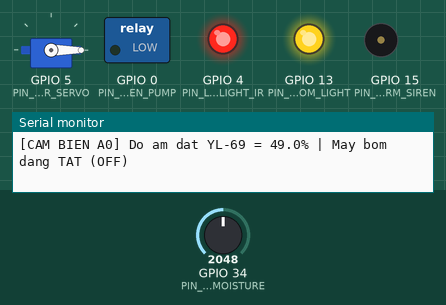
Simulated run of this sketch. Board: ESP32. Parts: servo, switched loads named in the sketch (green lamp = pin HIGH), output pins drawn as LEDs (lit = HIGH), buzzer (waves = sounding, pin HIGH), the last lines printed to the serial monitor. Inputs (shaded band) come from the test bench; at power-on: GPIO 34 (PIN_SOIL_MOISTURE) = 2048.

Above: at 2.6 s.
2.7 s: GPIO 34 (PIN_SOIL_MOISTURE) set to 2425
5.4 s: GPIO 34 (PIN_SOIL_MOISTURE) set to 2523
At 6.4 s:
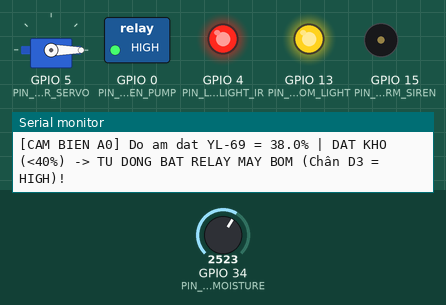
Timing chart, 0 to 8.4 s (numbered marks = the images above; inputs shaded):
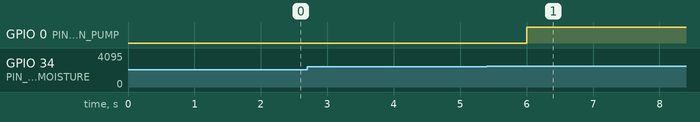

The sketch:

sketch.ino
```cpp
/*
 * ============================================================================
 * BẢN CHẠY TRỰC TIẾP TRÊN WOKWI.COM ONLINE SIMULATOR
 * Đồ án Tốt nghiệp: Smart Home Voice AI — Nguyễn Tuấn Anh (HUST SEEE)
 *
 * Hướng dẫn chạy trên https://wokwi.com/projects/new/esp32 :
 *  1. Dán file này vào tab `sketch.ino` trên Wokwi.com
 *  2. Dán file `diagram.json` (cùng thư mục) vào tab `diagram.json` trên Wokwi.com
 *  3. Bấm nút Play màu xanh lá (▶) trên Wokwi.com để chạy mô phỏng!
 * ============================================================================
 */

#include <WiFi.h>
#include <ESP32Servo.h>

// Ánh xạ chân tương đương NodeMCU ESP8266 -> Wokwi Simulator:
#define PIN_MAIN_DOOR_SERVO  5   // Chân D1 (GPIO 5)  - Servo SG90 Cửa chính
#define PIN_LIVING_LIGHT_IR  4   // Chân D2 (GPIO 4)  - Đèn LED Đỏ Phòng khách & Phát IR 38kHz
#define PIN_GARDEN_PUMP      0   // Chân D3 (GPIO 0)  - Relay 5V Máy bơm tưới cây + Diode 1N4007
#define PIN_IR_RECEIVER      14  // Chân D5 (GPIO 14) - Mắt thu hồng ngoại VS1838B 38kHz
#define PIN_DHT11_SENSOR     12  // Chân D6 (GPIO 12) - Cảm biến Nhiệt độ & Độ ẩm DHT
#define PIN_BEDROOM_LIGHT    13  // Chân D7 (GPIO 13) - Đèn LED Vàng Phòng ngủ
#define PIN_ALARM_SIREN      15  // Chân D8 (GPIO 15) - Còi báo động Buzzer 5V
#define PIN_SOIL_MOISTURE    34  // Chân A0 (ADC)     - Cảm biến Độ ẩm Đất YL-69 + LM393

Servo doorServo;
bool pumpAutoTriggered = false;
unsigned long lastCheckMs = 0;

void setup() {
  Serial.begin(115200);
  Serial.println("====================================================");
  Serial.println(" KHOI DONG MACH SMART HOME TREN WOKWI SIMULATOR");
  Serial.println(" Sinh vien: Nguyen Tuan Anh - HUST SEEE");
  Serial.println("====================================================");

  pinMode(PIN_LIVING_LIGHT_IR, OUTPUT);
  pinMode(PIN_BEDROOM_LIGHT, OUTPUT);
  pinMode(PIN_ALARM_SIREN, OUTPUT);
  pinMode(PIN_GARDEN_PUMP, OUTPUT);
  pinMode(PIN_IR_RECEIVER, INPUT_PULLUP);

  doorServo.attach(PIN_MAIN_DOOR_SERVO, 500, 2400);
  doorServo.write(0);

  // Tự động kiểm tra toàn bộ linh kiện khi vừa bật mạch (Power-On Self Test):
  Serial.println("[TEST 1] Bat Den Phong Khach (D2) & Den Phong Ngu (D7)...");
  digitalWrite(PIN_LIVING_LIGHT_IR, HIGH);
  digitalWrite(PIN_BEDROOM_LIGHT, HIGH);
  delay(600);

  Serial.println("[TEST 2] Che do Offline Default (Khong ket noi Server): KHOA CUNG Cua Chinh Servo SG90 (D1 = 0 do)...");
  doorServo.write(0);
  delay(800);
}

void loop() {
  unsigned long now = millis();
  if (now - lastCheckMs >= 2000) {
    lastCheckMs = now;

    // Đọc giá trị Độ ẩm Đất từ chiết áp YL-69 (0..4095)
    int rawAdc = analogRead(PIN_SOIL_MOISTURE);
    float soilPct = constrain(map(rawAdc, 4095, 0, 0, 100), 0, 100);

    Serial.print("[CAM BIEN A0] Do am dat YL-69 = ");
    Serial.print(soilPct, 1);
    Serial.print("% | ");

    // Tự động bật/tắt Máy bơm nước (Chân D3) theo ngưỡng Hysteresis 40% - 70%
    if (soilPct < 40.0f && !pumpAutoTriggered) {
      pumpAutoTriggered = true;
      digitalWrite(PIN_GARDEN_PUMP, HIGH);
      Serial.println("DAT KHO (<40%) -> TU DONG BAT RELAY MAY BOM (Chân D3 = HIGH)!");
    } else if (soilPct >= 70.0f && pumpAutoTriggered) {
      pumpAutoTriggered = false;
      digitalWrite(PIN_GARDEN_PUMP, LOW);
      Serial.println("DAT DU AM (>=70%) -> TU DONG TAT RELAY MAY BOM (Chân D3 = LOW)!");
    } else {
      Serial.println(pumpAutoTriggered ? "May bom dang CHAY (ON)" : "May bom dang TAT (OFF)");
    }
  }
}
```

Measured:
- the behaviour switches between 2457 and 2458 on GPIO 34 (PIN_SOIL_MOISTURE) (found by bisection; images 0 and 1)
- after the input at 5.4 s, GPIO 0 (PIN_GARDEN_PUMP): LOW → HIGH after 0.60 s
